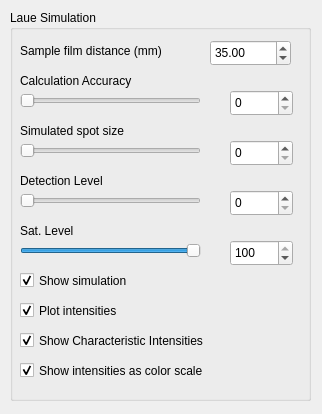
<ui version="4.0" >
 <class>LaueControls</class>
 <widget class="QWidget" name="LaueControls" >
  <property name="geometry" >
   <rect>
    <x>0</x>
    <y>0</y>
    <width>322</width>
    <height>414</height>
   </rect>
  </property>
  <property name="windowTitle" >
   <string>Laue</string>
  </property>
  <widget class="QGroupBox" name="groupBox" >
   <property name="geometry" >
    <rect>
     <x>10</x>
     <y>10</y>
     <width>301</width>
     <height>391</height>
    </rect>
   </property>
   <property name="title" >
    <string>Laue Simulation</string>
   </property>
   <widget class="QLabel" name="label_4" >
    <property name="geometry" >
     <rect>
      <x>10</x>
      <y>160</y>
      <width>111</width>
      <height>21</height>
     </rect>
    </property>
    <property name="text" >
     <string>Detection Level</string>
    </property>
   </widget>
   <widget class="QSlider" name="DetLevelSlider" >
    <property name="geometry" >
     <rect>
      <x>10</x>
      <y>180</y>
      <width>181</width>
      <height>22</height>
     </rect>
    </property>
    <property name="maximum" >
     <number>100</number>
    </property>
    <property name="value" >
     <number>0</number>
    </property>
    <property name="orientation" >
     <enum>Qt::Horizontal</enum>
    </property>
   </widget>
   <widget class="QSpinBox" name="DetLevelSpinBox" >
    <property name="geometry" >
     <rect>
      <x>220</x>
      <y>180</y>
      <width>63</width>
      <height>26</height>
     </rect>
    </property>
    <property name="maximum" >
     <number>100</number>
    </property>
   </widget>
   <widget class="QSlider" name="SatLevelSlider" >
    <property name="geometry" >
     <rect>
      <x>10</x>
      <y>230</y>
      <width>181</width>
      <height>22</height>
     </rect>
    </property>
    <property name="maximum" >
     <number>100</number>
    </property>
    <property name="value" >
     <number>100</number>
    </property>
    <property name="orientation" >
     <enum>Qt::Horizontal</enum>
    </property>
   </widget>
   <widget class="QLabel" name="label_5" >
    <property name="geometry" >
     <rect>
      <x>10</x>
      <y>210</y>
      <width>111</width>
      <height>21</height>
     </rect>
    </property>
    <property name="text" >
     <string>Sat. Level</string>
    </property>
   </widget>
   <widget class="QCheckBox" name="ShowSimulationCheckbox" >
    <property name="enabled" >
     <bool>true</bool>
    </property>
    <property name="geometry" >
     <rect>
      <x>10</x>
      <y>260</y>
      <width>131</width>
      <height>21</height>
     </rect>
    </property>
    <property name="text" >
     <string>Show simulation</string>
    </property>
    <property name="checked" >
     <bool>true</bool>
    </property>
   </widget>
   <widget class="QLabel" name="label_3" >
    <property name="geometry" >
     <rect>
      <x>10</x>
      <y>110</y>
      <width>191</width>
      <height>21</height>
     </rect>
    </property>
    <property name="text" >
     <string>Simulated spot size</string>
    </property>
   </widget>
   <widget class="QSpinBox" name="SpotSizeSpinBox" >
    <property name="geometry" >
     <rect>
      <x>220</x>
      <y>130</y>
      <width>63</width>
      <height>26</height>
     </rect>
    </property>
    <property name="maximum" >
     <number>100</number>
    </property>
   </widget>
   <widget class="QLabel" name="label" >
    <property name="geometry" >
     <rect>
      <x>10</x>
      <y>30</y>
      <width>191</width>
      <height>21</height>
     </rect>
    </property>
    <property name="text" >
     <string>Sample film distance (mm)</string>
    </property>
   </widget>
   <widget class="QSpinBox" name="SatLevelSpinBox" >
    <property name="geometry" >
     <rect>
      <x>220</x>
      <y>230</y>
      <width>63</width>
      <height>26</height>
     </rect>
    </property>
    <property name="maximum" >
     <number>100</number>
    </property>
    <property name="value" >
     <number>100</number>
    </property>
   </widget>
   <widget class="QLabel" name="label_6" >
    <property name="geometry" >
     <rect>
      <x>10</x>
      <y>60</y>
      <width>191</width>
      <height>21</height>
     </rect>
    </property>
    <property name="text" >
     <string>Calculation Accuracy</string>
    </property>
   </widget>
   <widget class="QSlider" name="SpotSizeSlider" >
    <property name="geometry" >
     <rect>
      <x>10</x>
      <y>130</y>
      <width>181</width>
      <height>22</height>
     </rect>
    </property>
    <property name="maximum" >
     <number>100</number>
    </property>
    <property name="value" >
     <number>0</number>
    </property>
    <property name="orientation" >
     <enum>Qt::Horizontal</enum>
    </property>
   </widget>
   <widget class="QSpinBox" name="AccuracySpinBox" >
    <property name="geometry" >
     <rect>
      <x>220</x>
      <y>80</y>
      <width>63</width>
      <height>26</height>
     </rect>
    </property>
    <property name="maximum" >
     <number>10</number>
    </property>
   </widget>
   <widget class="QSlider" name="AccuracySlider" >
    <property name="geometry" >
     <rect>
      <x>10</x>
      <y>80</y>
      <width>181</width>
      <height>22</height>
     </rect>
    </property>
    <property name="maximum" >
     <number>10</number>
    </property>
    <property name="pageStep" >
     <number>1</number>
    </property>
    <property name="value" >
     <number>0</number>
    </property>
    <property name="orientation" >
     <enum>Qt::Horizontal</enum>
    </property>
   </widget>
   <widget class="QDoubleSpinBox" name="sampleFilmD" >
    <property name="geometry" >
     <rect>
      <x>200</x>
      <y>30</y>
      <width>81</width>
      <height>26</height>
     </rect>
    </property>
    <property name="singleStep" >
     <double>0.050000000000000</double>
    </property>
    <property name="minimum" >
     <double>0.010000000000000</double>
    </property>
    <property name="value" >
     <double>35.000000000000000</double>
    </property>
   </widget>
   <widget class="QCheckBox" name="ShowSimulationIntensities" >
    <property name="geometry" >
     <rect>
      <x>10</x>
      <y>290</y>
      <width>121</width>
      <height>21</height>
     </rect>
    </property>
    <property name="text" >
     <string>Plot intensities</string>
    </property>
    <property name="checked" >
     <bool>true</bool>
    </property>
   </widget>
   <widget class="QCheckBox" name="ShowCharacteristicCheckBox" >
    <property name="geometry" >
     <rect>
      <x>10</x>
      <y>320</y>
      <width>221</width>
      <height>21</height>
     </rect>
    </property>
    <property name="text" >
     <string>Show Characteristic Intensities</string>
    </property>
    <property name="checked" >
     <bool>true</bool>
    </property>
   </widget>
   <widget class="QCheckBox" name="IntensityFilmLikeCheckBox" >
    <property name="geometry" >
     <rect>
      <x>10</x>
      <y>350</y>
      <width>221</width>
      <height>21</height>
     </rect>
    </property>
    <property name="text" >
     <string>Show intensities as color scale</string>
    </property>
    <property name="checked" >
     <bool>true</bool>
    </property>
   </widget>
  </widget>
 </widget>
 <resources/>
 <connections/>
</ui>
